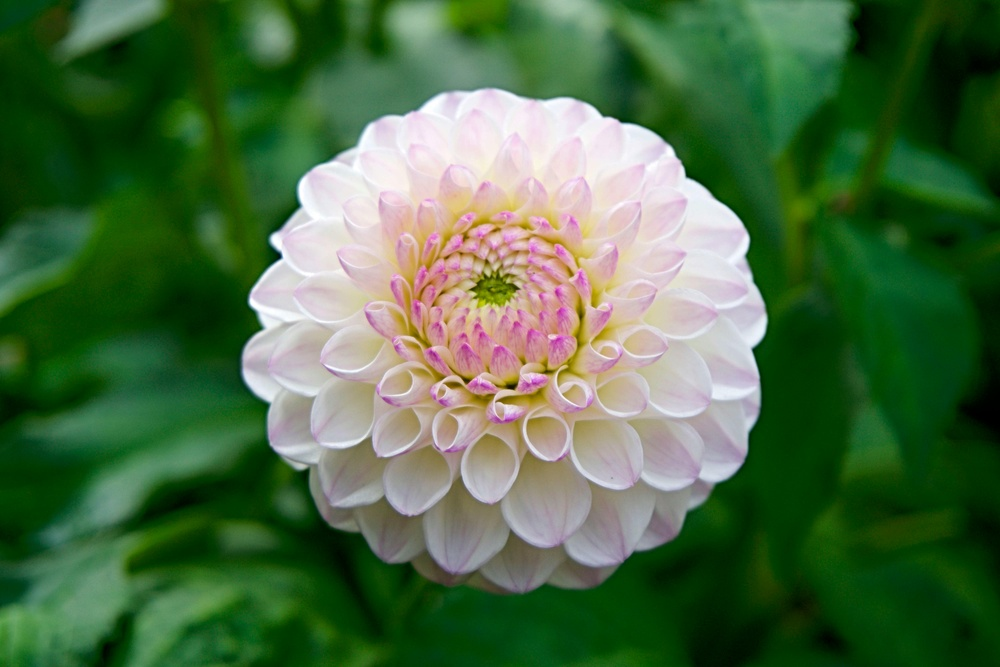
#> input picture Image_processing/image1.jpg.jpg, 1000 x 667 px, shrunk from 6000 x 4000 before the run, found by its file name
$ python rotate.py
#> lines starting #> are read from the running program, lines starting #| are printed output that depends on the picture
import cv2

img = cv2.imread('C:/Users/hp/Desktop/python.py/images/image1.jpg.jpg')
#> img is the input picture: shape (667, 1000, 3); mean B, G, R 68.1, 108.4, 74.7
(h, w) = img.shape[:2]
#> h = 667; w = 1000
center = (w // 2, h // 2)
#> center = (500, 333)

matrix = cv2.getRotationMatrix2D(center, 45, 1.0)
rotated = cv2.warpAffine(img, matrix, (w, h))
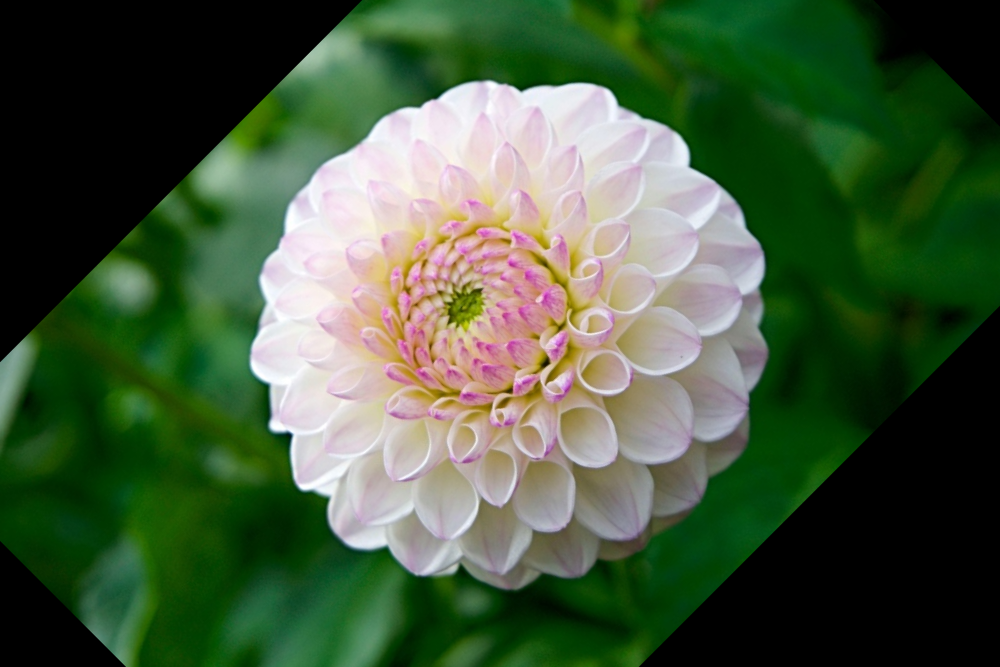
#> rotated: shape (667, 1000, 3); mean B, G, R 61.3, 90, 68.7

cv2.imshow('Rotated Image', rotated)
cv2.waitKey(0)
cv2.destroyAllWindows()
